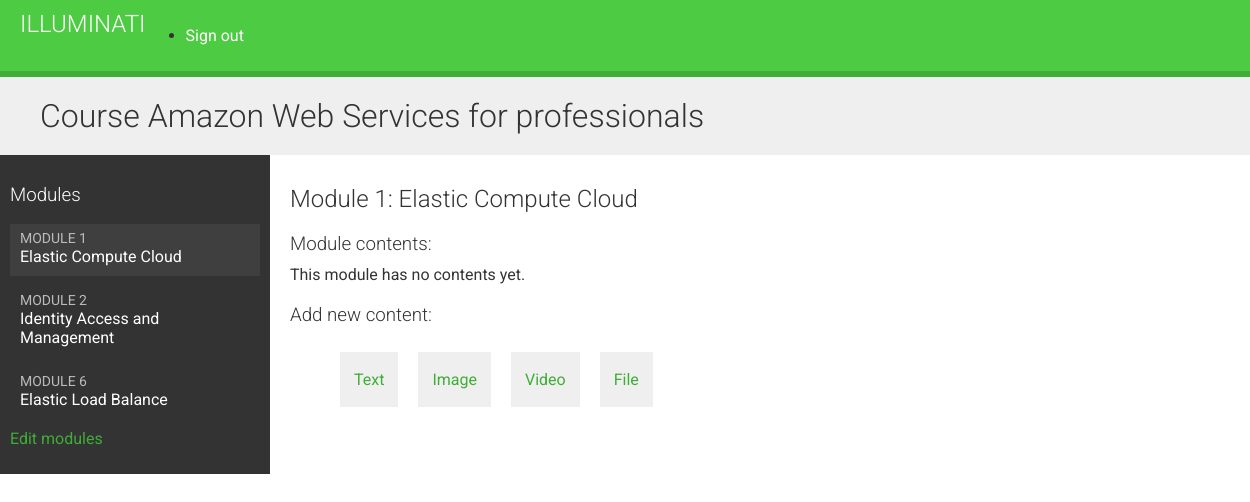
The app's page /courses/module/1/ (signed in), older data.
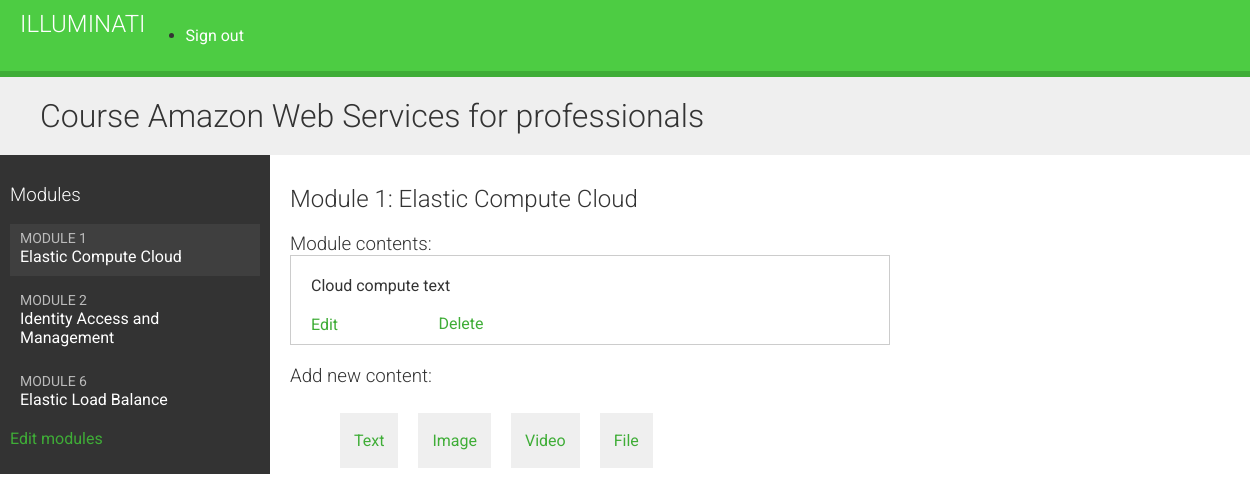
The same page, newer data.
### courses/models.py (models this page shows, shortened)
class Module(models.Model):
    course = models.ForeignKey(Course, related_name='modules',
                               on_delete=models.CASCADE)
    title = models.CharField(max_length=200)
    description = models.TextField(blank=True)
    order = OrderField(blank=True, for_fields=['course'])
    class Meta:
        ordering = ['order']

class Content(models.Model):
    module = models.ForeignKey(Module, related_name='contents',
                               on_delete=models.CASCADE)
    content_type = models.ForeignKey(ContentType,
                                     on_delete=models.CASCADE,
                                     limit_choices_to={'model__in':(
                                         'text', 'video',
                                         'image', 'file')})
    object_id = models.PositiveBigIntegerField()
    item = GenericForeignKey('content_type', 'object_id')
    order = OrderField(blank=True, for_fields=['module'])
    class Meta:
        ordering = ['order']

class ItemBase(models.Model):
    owner = models.ForeignKey(User, related_name='%(class)s_related',
                              on_delete=models.CASCADE)
    title = models.CharField(max_length=250)
    created = models.DateTimeField(auto_now_add=True)
    updated = models.DateTimeField(auto_now=True)
    class Meta:
        abstract = True
    def __str__(self):
        return self.title

class Text(ItemBase):
    content = models.TextField()

### courses/views.py (the view)
class ModuleContentListView(TemplateResponseMixin, View):
    template_name = 'courses/manage/module/content_list.html'
    def get(self, request, module_id):
        module = get_object_or_404(Module,
                                   id=module_id,
                                   course__owner=request.user)
        return self.render_to_response({'module': module})

### courses/templatetags/course.py (called while the page is built)
@register.filter
def model_name(obj):
    try:
        return obj._meta.model_name
    except AttributeError:
        return None

### templates/courses/manage/module/content_list.html (shortened to what this page needs)
{% extends "base.html" %}
{% load course %}
{% block content %}
    {% with course=module.course %}
        <h1>Course {{ course.title }}</h1>
        <div class="contents">
            <h3>Modules</h3>
            <ul id="modules">
                {% for m in course.modules.all %}
                    <li data-id="{{ m.id }}" {% if m == module %}
                    class="selected" {% endif %}>
                        <a href="{% url 'module_content_list' m.id %}">
                            <span>
                                Module <span class="order">{{ m.order|add:1 }}</span>
                            </span>
                            <br>
                            {{m.title}}
                        </a>
                </li>
                {% empty %}
                    <li>No modules yet.</li>
                {% endfor %}
            </ul>
            <p>
                <a href="{% url 'course_module_update' course.id %}">
                    Edit modules
                </a>
            </p>
        </div>
        <div class="module">
            <h2>
                Module {{ module.order|add:1 }}: {{ module.title }}
            </h2>
            <h3>Module contents:</h3>
            <div id="module-contents">
                {% for content in module.contents.all %}
                    <div data-id="{{ content.id }}">
                        {% with item=content.item %}
                            <p>{{ item }} {{ item|model_name }}</p>
                            <a href="{% url 'module_content_update' module.id item|model_name item.id %}">
                                Edit
                            </a>
                            <form action="{% url "module_content_delete" content.id %}"
                            method="post">
                                <input type="submit" value="Delete">
                            </form>
                        {% endwith %}
                    </div>
                {% empty %}
                    <p>This module has no contents yet.</p>
                {% endfor %}
            </div>
            <h3>Add new content:</h3>
            <ul class="content-types">
                <li>
                    <a href="{% url 'module_content_create' module.id "text" %}">
                        Text
                    </a>
                </li>
                <li>
                    <a href="{% url 'module_content_create' module.id "image" %}">
                        Image
                    </a>
                </li>
                <li>
                    <a href="{% url 'module_content_create' module.id "video" %}">
                        Video
                    </a>
                </li>
                <li>
                    <a href="{% url 'module_content_create' module.id "file" %}">
                        File
                    </a>
                </li>
            </ul>
        </div>
    {% endwith %}
{% endblock %}

Row changes from the older to the newer data that the page shows:
added Content: item "Cloud compute", item|model_name "text"
Text that changed along with them:
text no longer shown: "This module has no contents yet."
